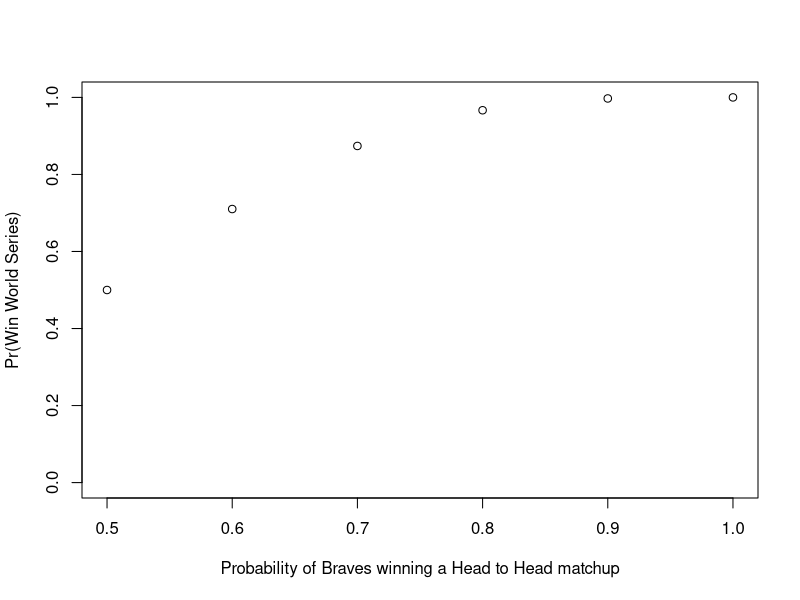

The R script that drew this image: (Note: a time limit stopped this script after it produced the figure.)
## ---- chunk 1
dbinom(4,7,0.55) + dbinom(5,7,0.55) + dbinom(6,7,0.55) + dbinom(7,7,0.55)
## ---- chunk 2
p = c(0.5, 0.6, 0.7, 0.8, 0.9, 1)
pr = c()
for (i in 1:length(p))
{
  pr[i] = dbinom(4,7,p[i]) + dbinom(5,7,p[i]) + dbinom(6,7,p[i]) + dbinom(7,7,p[i])

}
pr
## ---- chunk 3
plot(p, pr, xlab = "Probability of Braves winning a Head to Head matchup" , ylab = "Pr(Win World Series)", title = "Probability of winning the world series" , ylim = c(0.0, 1.0))
## ---- chunk 4
x = 0
n = 9
while(x <= 0.8)
{
    c = ceiling(n/2)
    v = c()
    x = 0
    while (c <= n)
    {
      db = dbinom(c, n, 0.55)
      x = x+db
      c = c+1
    }
  n = n + 2
}
print(n-2)

## ---- chunk 5
dbinom(5,9,0.55) + dbinom(6,9,0.55) + dbinom(7,9,0.55) + dbinom(8,9,0.55) + dbinom(9,9,0.55)
## ---- chunk 6
pr2 = c()
p2 = c(0.502, 0.503, 0.504, 0.505, 0.51, 0.52, 0.53, 0.54, 0.55, 0.6, 0.7, 0.8, 0.9, 1)
for (i in 1:length(p2))
{
  x = 0
  n = 1
  while(x <= 0.8)
  {
    c = ceiling(n/2)
    v = c()
    x = 0
    while (c <= n)
    {
      db = dbinom(c, n, p2[i])
      x = x+db
      c = c+1
    }
  n = n + 2
  }
  pr2[i] = n-2
}
pr2
## ---- chunk 7
plot(p2, pr2, xlab = "Probability of Braves winning a Head to Head matchup" , ylab = "Series Length", title = "Shortest Series so that P(Win WS given p) >= 0.8" )

## ---- chunk 8
dbinom(4,7,0.55)
dbinom(4,7,0.45)
